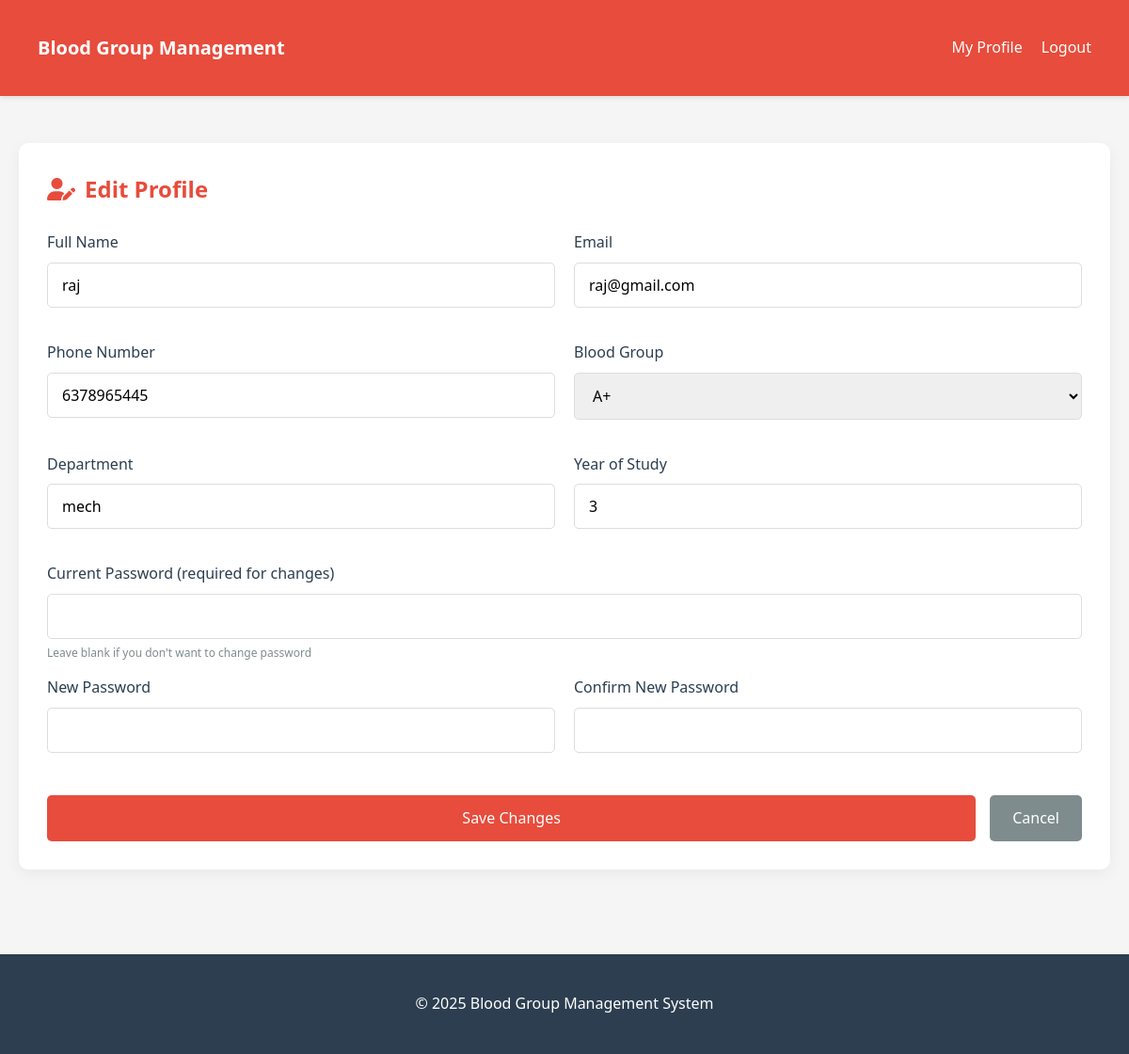
Page /student/edit_profile.php (signed in) on the committed database.
### tables this page shows
CREATE TABLE `students` (
  `id` int(11) NOT NULL,
  `student_id` varchar(20) NOT NULL,
  `full_name` varchar(100) NOT NULL,
  `email` varchar(100) NOT NULL,
  `phone` varchar(15) NOT NULL,
  `blood_group` enum('A+','A-','B+','B-','AB+','AB-','O+','O-') NOT NULL,
  `department` varchar(50) NOT NULL,
  `year_of_study` int(11) NOT NULL,
  `last_donation_date` date DEFAULT NULL,
  `is_available` tinyint(1) DEFAULT 1,
  `password` varchar(255) NOT NULL,
  `created_at` timestamp NOT NULL DEFAULT current_timestamp()
);

### student/edit_profile.php (the view, shortened to what this page needs)
<?php
require_once '../includes/config.php';
try {
    $stmt = $pdo->prepare("SELECT * FROM students WHERE student_id = ?");
    $stmt->execute([$_SESSION['student_id']]);
    $student = $stmt->fetch(PDO::FETCH_ASSOC);
} catch(PDOException $e) {
    $_SESSION['error'] = "Database error: " . $e->getMessage();
    header("Location: profile.php");
    exit();
}
?>
<!DOCTYPE html>
<html lang="en">
<head>
     <link rel="stylesheet" href="https://cdnjs.cloudflare.com/ajax/libs/font-awesome/6.5.0/css/all.min.css">
    <link rel="stylesheet" href="../assets/css/style.css">
    <link rel="stylesheet" href="../assets/css/profile.css">
</head>
<body>
    <header>
        <div class="container">
            <div class="header-content">
                <div class="logo">
                    <h1>Blood Group Management</h1>
                </div>
                <nav class="nav-menu">
                    <ul>
                        <li><a href="/blood/profile.php">My Profile</a></li>
                        <li><a href="/blood/student/logout.php">Logout</a></li>
                    </ul>
                </nav>
            </div>
        </div>
    </header>
    <main class="container">
        <div class="edit-profile-container">
            <h2><i class="fas fa-user-edit"></i> Edit Profile</h2>
            <form action="process_edit_profile.php" method="post" class="edit-profile-form">
                <div class="form-row">
                    <div class="form-group">
                        <label for="full_name">Full Name</label>
                        <input type="text" id="full_name" name="full_name" value="<?php echo htmlspecialchars($student['full_name']); ?>" required>
                    </div>
                    <div class="form-group">
                        <label for="email">Email</label>
                        <input type="email" id="email" name="email" value="<?php echo htmlspecialchars($student['email']); ?>" required>
                    </div>
                </div>
                <div class="form-row">
                    <div class="form-group">
                        <label for="phone">Phone Number</label>
                        <input type="tel" id="phone" name="phone" value="<?php echo htmlspecialchars($student['phone']); ?>" required>
                    </div>
                    <div class="form-group">
                        <label for="blood_group">Blood Group</label>
                        <select id="blood_group" name="blood_group" required>
                            <option value="A+" <?php echo $student['blood_group'] == 'A+' ? 'selected' : ''; ?>>A+</option>
                        </select>
                    </div>
                </div>
                <div class="form-row">
                    <div class="form-group">
                        <label for="department">Department</label>
                        <input type="text" id="department" name="department" value="<?php echo htmlspecialchars($student['department']); ?>" required>
                    </div>
                    <div class="form-group">
                        <label for="year_of_study">Year of Study</label>
                        <input type="number" id="year_of_study" name="year_of_study" min="1" max="5" value="<?php echo htmlspecialchars($student['year_of_study']); ?>" required>
                    </div>
                </div>
                <div class="form-group">
                    <label for="current_password">Current Password (required for changes)</label>
                    <input type="password" id="current_password" name="current_password">
                    <small>Leave blank if you don't want to change password</small>
                </div>
                <div class="form-row">
                    <div class="form-group">
                        <label for="new_password">New Password</label>
                        <input type="password" id="new_password" name="new_password">
                    </div>
                    <div class="form-group">
                        <label for="confirm_password">Confirm New Password</label>
                        <input type="password" id="confirm_password" name="confirm_password">
                    </div>
                </div>
                <div class="form-actions">
                    <button type="submit" class="btn btn-primary">Save Changes</button>
                    <a href="profile.php" class="btn btn-secondary">Cancel</a>
                </div>
            </form>
        </div>
    </main>
    <footer>
        <div class="container">
            <p>&copy; <?php echo date('Y'); ?> Blood Group Management System</p>
        </div>
    </footer>
</body>
</html>

### assets/css/style.css (style rules this page uses)
:root { --primary-color: #e74c3c; --secondary-color: #3498db; --dark-color: #2c3e50; --light-color: #ecf0f1; --success-color: #2ecc71; --danger-color: #e74c3c; --warning-color: #f39c12; --info-color: #3498db; }
* { margin: 0; padding: 0; box-sizing: border-box; font-family: 'Segoe UI', Tahoma, Geneva, Verdana, sans-serif; }
body { background-color: #f5f5f5; color: #333; line-height: 1.6; }
a { text-decoration: none; color: var(--secondary-color); }
.container { max-width: 100%; margin: 0 auto; padding: 20px; }
header { background-color: var(--primary-color); color: white; padding: 15px 0; box-shadow: 0 2px 5px rgba(0,0,0,0.1); }
.logo { font-size: 24px; font-weight: bold; }
.logo h1 { font-size: 20px; font-weight: bold; }
.nav-menu ul { display: flex; list-style: none; }
.nav-menu ul li { margin-left: 20px; }
.nav-menu ul li a { color: white; font-weight: 500; }
.form-group { margin-bottom: 20px; }
.form-group label { display: block; margin-bottom: 5px; font-weight: 500; }
.form-group input, .form-group select, .form-group textarea { width: 100%; padding: 10px; border: 1px solid #ddd; border-radius: 4px; font-size: 16px; }
button { background-color: var(--primary-color); color: white; border: none; padding: 12px 20px; border-radius: 4px; cursor: pointer; font-size: 16px; font-weight: 500; width: 100%; transition: background-color 0.3s; }
footer { background-color: var(--dark-color); color: white; text-align: center; padding: 20px 0; margin-top: 40px; }
.btn { display: inline-block; padding: 12px 24px; border-radius: 5px; font-weight: 500; text-align: center; cursor: pointer; transition: all 0.3s; border: none; font-size: 16px; }
.btn-primary { background-color: var(--primary-color); color: white; border: none; }
.btn-secondary { background-color: var(--secondary-color); color: white; border: none; }
.header-content { display: flex; justify-content: space-between; align-items: center; max-width: 1200px; margin: 0 auto; padding: 0 20px; }
.form-group label { display: block; margin-bottom: 8px; font-weight: 500; }
.form-group input, .form-group select { width: 100%; padding: 12px 15px; border: 1px solid #ddd; border-radius: 5px; font-size: 16px; }

### assets/css/profile.css (style rules this page uses)
.edit-profile-container { background: white; border-radius: 10px; padding: 30px; box-shadow: 0 5px 15px rgba(0,0,0,0.05); margin: 30px 0; }
.edit-profile-container h2 { color: #e74c3c; margin-bottom: 25px; display: flex; align-items: center; gap: 10px; }
.edit-profile-form { margin-top: 20px; }
.form-row { display: grid; grid-template-columns: 1fr 1fr; gap: 20px; margin-bottom: 20px; }
.form-group { margin-bottom: 15px; }
.form-group label { display: block; margin-bottom: 8px; font-weight: 500; color: #2c3e50; }
.form-group input, .form-group select { width: 100%; padding: 12px 15px; border: 1px solid #ddd; border-radius: 5px; font-size: 16px; }
.form-group small { display: block; margin-top: 5px; font-size: 12px; color: #7f8c8d; }
.form-actions { display: flex; gap: 15px; margin-top: 30px; }
.btn-secondary { background-color: #7f8c8d; color: white; }

### rows in the picture
students: full_name "raj", email "raj@gmail.com", phone "6378965445", blood_group "A+", department "mech", year_of_study "3"
